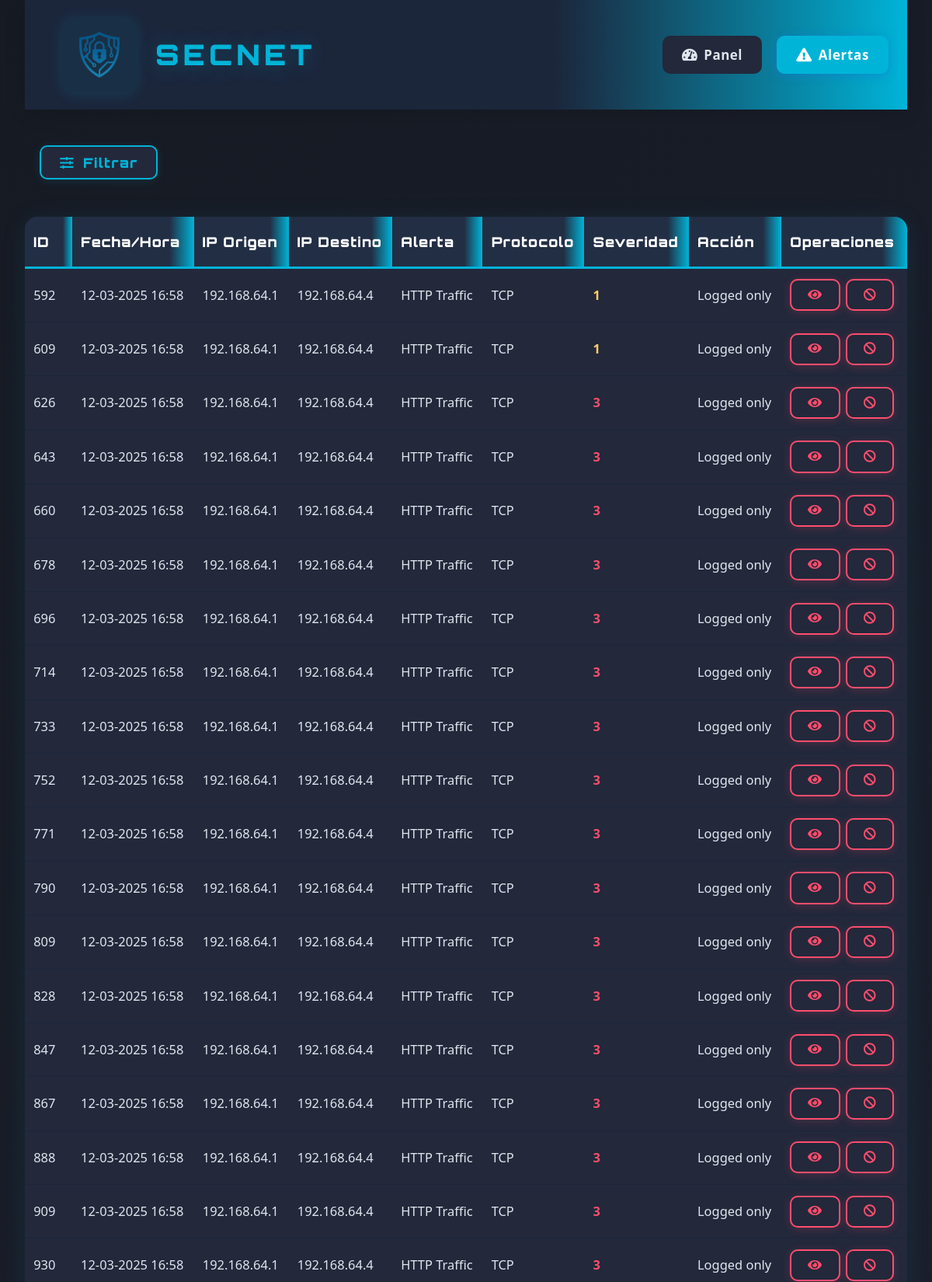
Screenshot of /web-interface/alerts.php?ip=192.168.64.1 (upper part) with the database file from the repository.
### tables this page shows
CREATE TABLE alerts (        id INTEGER PRIMARY KEY AUTOINCREMENT,        timestamp TEXT,        src_ip TEXT,        dest_ip TEXT,        alert_message TEXT,        severity INTEGER,        protocol TEXT,        action_taken TEXT,        raw_data TEXT    );

### web-interface/alerts.php (the view, shortened to what this page needs)
<!DOCTYPE html>
<html lang="es">
<head>
    <link rel="stylesheet" href="css/style.css">
    <link rel="stylesheet" href="https://cdnjs.cloudflare.com/ajax/libs/font-awesome/5.15.3/css/all.min.css">
</head>
<body>
    <div class="container">
        <header>
            <div class="logo-container">
                <a href="index.php" style="display:flex;align-items:center;text-decoration:none;">
                    <img src="assets/logo.png" alt="Logo">
                    <h1 style="font-family: 'Orbitron', sans-serif;">SecNet</h1>
                </a>
            </div>
            <nav>
                <ul>
                    <li><a href="index.php"><i class="fas fa-tachometer-alt"></i> Panel</a></li>
                    <li><a href="alerts.php" class="active"><i class="fas fa-exclamation-triangle"></i> Alertas</a></li>
                </ul>
            </nav>
        </header>
        <main>
            <section class="alerts-section">
                <button id="toggleFiltersBtn" class="filter-button" type="button" style="margin-bottom:1.2rem;"><i class="fas fa-sliders-h"></i> Filtrar</button>
                <div class="alerts-table">
                    <table class="tech-table">
                        <thead>
                            <tr>
                                <th>ID</th>
                                <th>Fecha/Hora</th>
                                <th>IP Origen</th>
                                <th>IP Destino</th>
                                <th>Alerta</th>
                                <th>Protocolo</th>
                                <th>Severidad</th>
                                <th>Acción</th>
                                <th>Operaciones</th>
                            </tr>
                        </thead>
                        <tbody>
                            <?php
                            $db = new SQLite3('/var/www/html/database/alerts.db');
                            $query = "SELECT * FROM alerts WHERE 1=1";
                            $params = [];
                            if (isset($_GET['ip']) && $_GET['ip'] !== '') {
                                $ip = $_GET['ip'];
                                $query .= " AND (src_ip LIKE :ip OR dest_ip LIKE :ip)";
                                $params[':ip'] = "%$ip%";
                            }
                            $query .= " ORDER BY timestamp DESC LIMIT 100";
                            $stmt = $db->prepare($query);
                            foreach ($params as $key => $value) {
                                $stmt->bindValue($key, $value, SQLITE3_TEXT);
                            }
                            $results = $stmt->execute();
                            while ($row = $results->fetchArray(SQLITE3_ASSOC)) {
                                $severity_class = ($row['severity'] >= 2) ? 'high' : (($row['severity'] == 1) ? 'medium' : 'low');
                                echo '<tr>';
                                echo '<td>' . $row['id'] . '</td>';
                                echo '<td>' . date('d-m-Y H:i', strtotime($row['timestamp'])) . '</td>';
                                echo '<td>' . htmlspecialchars($row['src_ip']) . '</td>';
                                echo '<td>' . htmlspecialchars($row['dest_ip']) . '</td>';
                                echo '<td>' . htmlspecialchars($row['alert_message']) . '</td>';
                                echo '<td>' . htmlspecialchars($row['protocol']) . '</td>';
                                echo '<td class="severity ' . $severity_class . '">' . $row['severity'] . '</td>';
                                echo '<td>' . htmlspecialchars($row['action_taken']) . '</td>';
                                echo '<td>';
                                echo '<button class="action-btn alerta details-button" onclick="viewAlertDetails(' . $row['id'] . ')"><i class="fas fa-eye"></i></button> ';
                                echo '<button class="action-btn alerta block-button" onclick="blockIP(\'' . htmlspecialchars($row['src_ip']) . '\')"><i class="fas fa-ban"></i></button>';
                                echo '</td>';
                                echo '</tr>';
                            }
                            ?>
                        </tbody>
                    </table>
                </div>
            </section>
        </main>
    </div>
</body>
</html>

### rows the page displays
alerts: id "592", timestamp "12-03-2025 16:58", src_ip "192.168.64.1", dest_ip "192.168.64.4", alert_message "HTTP Traffic", protocol "TCP", severity "1", action_taken "Logged only"
alerts: id "609", timestamp "12-03-2025 16:58", src_ip "192.168.64.1", dest_ip "192.168.64.4", alert_message "HTTP Traffic", protocol "TCP", severity "1", action_taken "Logged only"
alerts: id "626", timestamp "12-03-2025 16:58", src_ip "192.168.64.1", dest_ip "192.168.64.4", alert_message "HTTP Traffic", protocol "TCP", severity "3", action_taken "Logged only"
alerts: id "643", timestamp "12-03-2025 16:58", src_ip "192.168.64.1", dest_ip "192.168.64.4", alert_message "HTTP Traffic", protocol "TCP", severity "3", action_taken "Logged only"
alerts: id "660", timestamp "12-03-2025 16:58", src_ip "192.168.64.1", dest_ip "192.168.64.4", alert_message "HTTP Traffic", protocol "TCP", severity "3", action_taken "Logged only"
alerts: id "678", timestamp "12-03-2025 16:58", src_ip "192.168.64.1", dest_ip "192.168.64.4", alert_message "HTTP Traffic", protocol "TCP", severity "3", action_taken "Logged only"
alerts: id "696", timestamp "12-03-2025 16:58", src_ip "192.168.64.1", dest_ip "192.168.64.4", alert_message "HTTP Traffic", protocol "TCP", severity "3", action_taken "Logged only"
alerts: id "714", timestamp "12-03-2025 16:58", src_ip "192.168.64.1", dest_ip "192.168.64.4", alert_message "HTTP Traffic", protocol "TCP", severity "3", action_taken "Logged only"
alerts: id "733", timestamp "12-03-2025 16:58", src_ip "192.168.64.1", dest_ip "192.168.64.4", alert_message "HTTP Traffic", protocol "TCP", severity "3", action_taken "Logged only"
alerts: id "752", timestamp "12-03-2025 16:58", src_ip "192.168.64.1", dest_ip "192.168.64.4", alert_message "HTTP Traffic", protocol "TCP", severity "3", action_taken "Logged only"
alerts: id "771", timestamp "12-03-2025 16:58", src_ip "192.168.64.1", dest_ip "192.168.64.4", alert_message "HTTP Traffic", protocol "TCP", severity "3", action_taken "Logged only"
alerts: id "790", timestamp "12-03-2025 16:58", src_ip "192.168.64.1", dest_ip "192.168.64.4", alert_message "HTTP Traffic", protocol "TCP", severity "3", action_taken "Logged only"
alerts: id "809", timestamp "12-03-2025 16:58", src_ip "192.168.64.1", dest_ip "192.168.64.4", alert_message "HTTP Traffic", protocol "TCP", severity "3", action_taken "Logged only"
alerts: id "828", timestamp "12-03-2025 16:58", src_ip "192.168.64.1", dest_ip "192.168.64.4", alert_message "HTTP Traffic", protocol "TCP", severity "3", action_taken "Logged only"
alerts: id "847", timestamp "12-03-2025 16:58", src_ip "192.168.64.1", dest_ip "192.168.64.4", alert_message "HTTP Traffic", protocol "TCP", severity "3", action_taken "Logged only"
alerts: id "867", timestamp "12-03-2025 16:58", src_ip "192.168.64.1", dest_ip "192.168.64.4", alert_message "HTTP Traffic", protocol "TCP", severity "3", action_taken "Logged only"
alerts: id "888", timestamp "12-03-2025 16:58", src_ip "192.168.64.1", dest_ip "192.168.64.4", alert_message "HTTP Traffic", protocol "TCP", severity "3", action_taken "Logged only"
alerts: id "909", timestamp "12-03-2025 16:58", src_ip "192.168.64.1", dest_ip "192.168.64.4", alert_message "HTTP Traffic", protocol "TCP", severity "3", action_taken "Logged only"
alerts: id "930", timestamp "12-03-2025 16:58", src_ip "192.168.64.1", dest_ip "192.168.64.4", alert_message "HTTP Traffic", protocol "TCP", severity "3", action_taken "Logged only"
